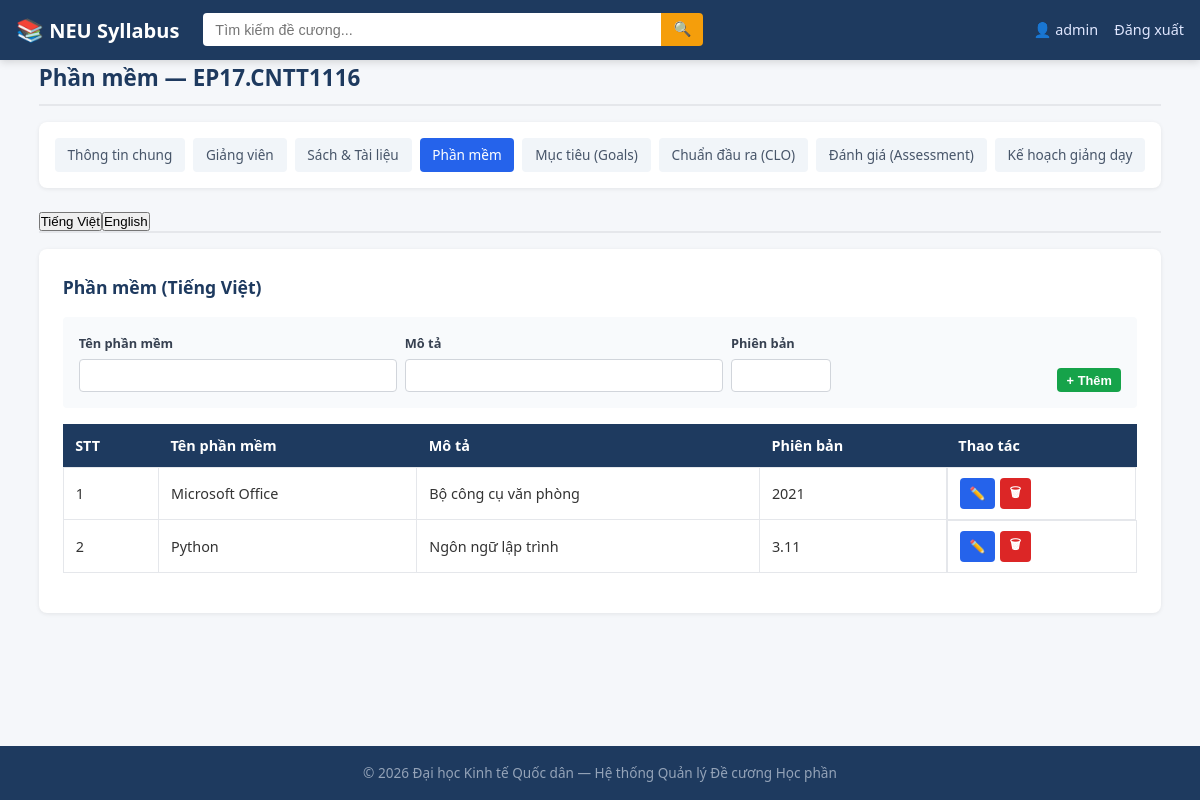
The app's page /admin/syllabus/1/software (signed in) with its own data.
### tables this page shows
CREATE TABLE syllabi (
    id INTEGER PRIMARY KEY AUTOINCREMENT,
    course_code TEXT UNIQUE NOT NULL,
    course_title_vi TEXT,
    course_title_en TEXT,
    credits INTEGER DEFAULT 0,
    contact_hours INTEGER DEFAULT 0,
    self_study_hours INTEGER DEFAULT 0,
    training_program TEXT,
    decision_date TEXT,
    decision_number TEXT,
    prerequisite_courses_vi TEXT,
    prerequisite_courses_en TEXT,
    num_prerequisite_courses TEXT DEFAULT 'None',
    description_vi TEXT,
    description_en TEXT,
    clo_assessment_vi TEXT,
    clo_assessment_en TEXT,
    course_requirements_vi TEXT,
    course_requirements_en TEXT,
    adjustment_time TEXT,
    created_at TIMESTAMP DEFAULT CURRENT_TIMESTAMP,
    updated_at TIMESTAMP DEFAULT CURRENT_TIMESTAMP
);

CREATE TABLE syllabus_software (
    id INTEGER PRIMARY KEY AUTOINCREMENT,
    syllabus_id INTEGER NOT NULL,
    language TEXT NOT NULL DEFAULT 'VI',
    software_name TEXT NOT NULL,
    description TEXT,
    version TEXT,
    FOREIGN KEY (syllabus_id) REFERENCES syllabi(id) ON DELETE CASCADE
);

### app.py (the view, shortened to what this page needs)
@app.route('/admin/syllabus/<int:syllabus_id>/software', methods=['GET', 'POST'])
@admin_required
def admin_software(syllabus_id):
    syllabus = models.get_syllabus_by_id(syllabus_id)
    if not syllabus:
        flash('Không tìm thấy đề cương.', 'danger')
        return redirect(url_for('admin_dashboard'))
    items_vi = models.get_sub_items('syllabus_software', syllabus_id, 'VI')
    items_en = models.get_sub_items('syllabus_software', syllabus_id, 'EN')
    return render_template('admin/software.html',
                           syllabus=syllabus, items_vi=items_vi, items_en=items_en)

### app.py (called while the page is built)
def admin_required(view):
    @functools.wraps(view)
    def wrapped(**kwargs):
        if 'user_id' not in session:
            flash('Vui lòng đăng nhập để tiếp tục.', 'warning')
            return redirect(url_for('login'))
        if session.get('role') != 'admin':
            flash('Bạn không có quyền truy cập trang này.', 'danger')
            return redirect(url_for('index'))
        return view(**kwargs)
    return wrapped

### models.py (called while the page is built)
def get_db():
    conn = sqlite3.connect(config.DATABASE)
    conn.row_factory = sqlite3.Row
    conn.execute("PRAGMA foreign_keys = ON")
    return conn

def get_syllabus_by_id(syllabus_id):
    db = get_db()
    row = db.execute("SELECT * FROM syllabi WHERE id = ?", (syllabus_id,)).fetchone()
    db.close()
    return row

def get_sub_items(table, syllabus_id, language=None, order_by=None):
    db = get_db()
    allowed_tables = {
        'syllabus_instructors', 'syllabus_books', 'syllabus_software',
        'course_goals', 'learning_outcomes', 'course_assessments', 'teaching_plans'
    }
    if table not in allowed_tables:
        db.close()
        return []
    sql = f"SELECT * FROM {table} WHERE syllabus_id = ?"
    params = [syllabus_id]
    if language:
        sql += " AND language = ?"
        params.append(language)
    if order_by:
        allowed_order = {'week', 'order_num', 'goal_code', 'clo_code', 'id'}
        if order_by in allowed_order:
            sql += f" ORDER BY {order_by}"
    else:
        sql += " ORDER BY id"
    rows = db.execute(sql, params).fetchall()
    db.close()
    return rows

### templates/admin/software.html (shortened to what this page needs)
{% set page_title = "Phần mềm" %}
{% set active_tab = "software" %}
{% extends 'admin/sub_base.html' %}
{% block admin_content %}
<div class="tab-content active" data-lang="vi">
    <div class="admin-panel">
        <h3>Phần mềm (Tiếng Việt)</h3>
        <form method="post" class="inline-form">
            <div class="form-group">
                <label>Tên phần mềm</label>
                <input type="text" name="software_name" required>
            </div>
            <div class="form-group">
                <label>Mô tả</label>
                <input type="text" name="description">
            </div>
            <div class="form-group">
                <label>Phiên bản</label>
                <input type="text" name="version" style="width:100px">
            </div>
            <button type="submit" class="btn btn-success btn-sm">+ Thêm</button>
        </form>
        {% if items_vi %}
        <table class="data-table">
            <thead><tr><th>STT</th><th>Tên phần mềm</th><th>Mô tả</th><th>Phiên bản</th><th>Thao tác</th></tr></thead>
            <tbody>
            {% for item in items_vi %}
            <tr>
                <td>{{ loop.index }}</td>
                <td>{{ item['software_name'] }}</td>
                <td>{{ item['description'] }}</td>
                <td>{{ item['version'] }}</td>
                <td class="action-btns">
                    <button class="btn btn-primary btn-sm" onclick="toggleEditRow({{ item['id'] }})">✏️</button>
                    <form method="post" style="display:inline" onsubmit="return confirmDelete(this);">
                        <button type="submit" class="btn btn-danger btn-sm">🗑</button>
                    </form>
                </td>
            </tr>
            {% endfor %}
            </tbody>
        </table>
        {% else %}
        <p class="empty-note">Chưa có phần mềm nào.</p>
        {% endif %}
    </div>
</div>
{% endblock %}

### templates/admin/sub_base.html
{% extends 'base.html' %}
{% block content %}
<section class="section">
    <h2>{{ page_title }} — {{ syllabus['course_code'] }}</h2>
    <div class="sub-nav">
        <a href="{{ url_for('admin_syllabus_edit', syllabus_id=syllabus['id']) }}" {% if active_tab == 'general' %}class="active"{% endif %}>Thông tin chung</a>
        <a href="{{ url_for('admin_instructors', syllabus_id=syllabus['id']) }}" {% if active_tab == 'instructors' %}class="active"{% endif %}>Giảng viên</a>
        <a href="{{ url_for('admin_books', syllabus_id=syllabus['id']) }}" {% if active_tab == 'books' %}class="active"{% endif %}>Sách & Tài liệu</a>
        <a href="{{ url_for('admin_software', syllabus_id=syllabus['id']) }}" {% if active_tab == 'software' %}class="active"{% endif %}>Phần mềm</a>
        <a href="{{ url_for('admin_goals', syllabus_id=syllabus['id']) }}" {% if active_tab == 'goals' %}class="active"{% endif %}>Mục tiêu (Goals)</a>
        <a href="{{ url_for('admin_outcomes', syllabus_id=syllabus['id']) }}" {% if active_tab == 'outcomes' %}class="active"{% endif %}>Chuẩn đầu ra (CLO)</a>
        <a href="{{ url_for('admin_assessments', syllabus_id=syllabus['id']) }}" {% if active_tab == 'assessments' %}class="active"{% endif %}>Đánh giá (Assessment)</a>
        <a href="{{ url_for('admin_teaching_plan', syllabus_id=syllabus['id']) }}" {% if active_tab == 'teaching_plan' %}class="active"{% endif %}>Kế hoạch giảng dạy</a>
    </div>
    <div class="lang-tabs" style="margin-bottom:1rem;">
        <button type="button" class="admin-lang-tab active" data-lang="vi" onclick="switchAdminTab('vi')">Tiếng Việt</button>
        <button type="button" class="admin-lang-tab" data-lang="en" onclick="switchAdminTab('en')">English</button>
    </div>
    {% block admin_content %}{% endblock %}
</section>
{% endblock %}

### static/css/style.css (style rules this page uses)
*, *::before, *::after { box-sizing: border-box; margin: 0; padding: 0; }
html { font-size: 16px; scroll-behavior: smooth; }
body { font-family: 'Segoe UI', Tahoma, Geneva, Verdana, sans-serif; line-height: 1.6; color: #333; background: #f5f7fa; min-height: 100vh; display: flex; flex-direction: column; }
a { color: #2563eb; text-decoration: none; }
.section { margin-bottom: 2rem; }
.section h2 { font-size: 1.4rem; color: #1e3a5f; margin-bottom: 1rem; padding-bottom: 0.5rem; border-bottom: 2px solid #e5e7eb; }
.data-table { width: 100%; border-collapse: collapse; margin-bottom: 1rem; }
.data-table th { background: #1e3a5f; color: white; padding: 0.6rem 0.75rem; font-weight: 600; text-align: left; font-size: 0.9rem; }
.data-table td { padding: 0.6rem 0.75rem; border: 1px solid #e5e7eb; font-size: 0.9rem; }
.lang-tabs { display: flex; gap: 0; margin-bottom: 1.5rem; border-bottom: 2px solid #e5e7eb; }
.btn { display: inline-block; padding: 0.5rem 1rem; border: none; border-radius: 4px; font-size: 0.9rem; font-weight: 600; cursor: pointer; text-align: center; transition: background 0.2s; }
.btn-primary { background: #2563eb; color: white; }
.btn-success { background: #16a34a; color: white; }
.btn-danger { background: #dc2626; color: white; }
.btn-sm { padding: 0.3rem 0.6rem; font-size: 0.8rem; }
.form-group { margin-bottom: 1rem; }
.form-group label { display: block; font-weight: 600; color: #374151; margin-bottom: 0.3rem; font-size: 0.9rem; }
.form-group input, .form-group select, .form-group textarea { width: 100%; padding: 0.5rem 0.75rem; border: 1px solid #d1d5db; border-radius: 4px; font-size: 0.9rem; font-family: inherit; outline: none; transition: border-color 0.2s; }
.action-btns { display: flex; gap: 0.3rem; flex-wrap: wrap; }
.sub-nav { display: flex; flex-wrap: wrap; gap: 0.5rem; margin-bottom: 1.5rem; padding: 1rem; background: white; border-radius: 8px; box-shadow: 0 1px 4px rgba(0,0,0,0.08); }
.sub-nav a { padding: 0.4rem 0.8rem; background: #f1f5f9; border-radius: 4px; font-size: 0.85rem; color: #475569; font-weight: 500; }
.sub-nav a.active { background: #2563eb; color: white; }
.admin-panel { background: white; padding: 1.5rem; border-radius: 8px; box-shadow: 0 1px 4px rgba(0,0,0,0.08); margin-bottom: 1.5rem; }
.admin-panel h3 { color: #1e3a5f; margin-bottom: 1rem; font-size: 1.1rem; }
.tab-content { display: none; }
.tab-content.active { display: block; }
.inline-form { display: flex; gap: 0.5rem; flex-wrap: wrap; align-items: end; padding: 1rem; background: #f8fafc; border-radius: 4px; margin-bottom: 1rem; }
.inline-form .form-group { margin-bottom: 0; flex: 1; min-width: 150px; }
.inline-form .form-group label { font-size: 0.8rem; }
.inline-form .form-group input, .inline-form .form-group select, .inline-form .form-group textarea { font-size: 0.85rem; padding: 0.4rem 0.6rem; }

### records on screen
syllabi: course_code "EP17.CNTT1116"
syllabus_software: software_name "Microsoft Office", description "Bộ công cụ văn phòng", version "2021"
syllabus_software: software_name "Python", description "Ngôn ngữ lập trình", version "3.11"

### other values on screen
{{ session.get('username') }} "admin"
{{ page_title }} "Phần mềm"
